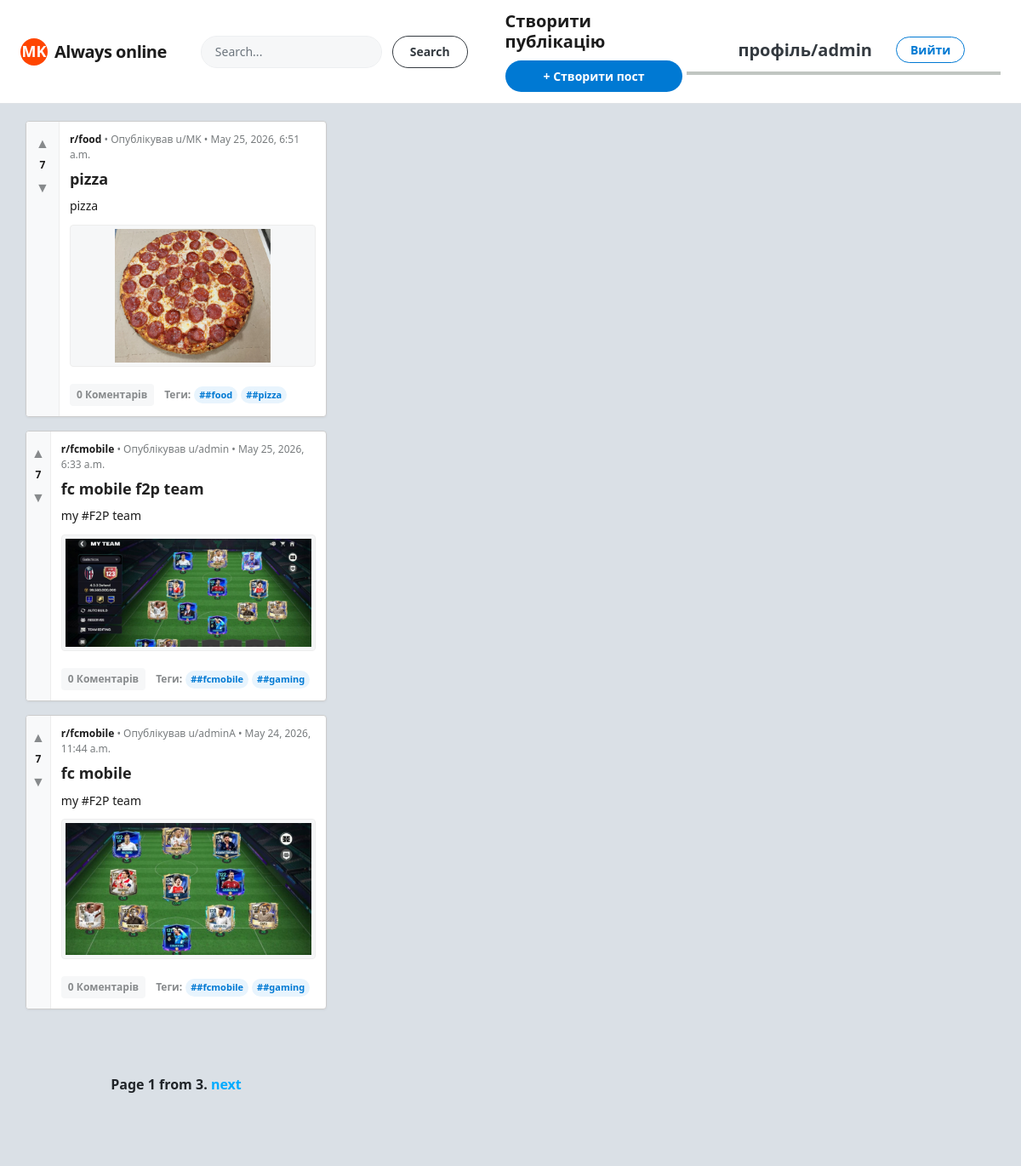
The app's page / (signed in) with its own data.
### blog/models.py (models this page shows, shortened)
class Post(models.Model):
    STATUS_CHOICES = (
        ('draft', 'Draft'),
        ('published', 'Published'),
    )
    title = models.CharField(max_length=250, verbose_name='Назва поста')
    slug = models.SlugField(max_length=250, unique_for_date='publish')
    author = models.ForeignKey(User, on_delete=models.CASCADE,
                               related_name='blog_posts', verbose_name='Автор')
    short_description=models.CharField(max_length=400, verbose_name='Короткий опис')
    publish = models.DateTimeField(default=timezone.now, verbose_name='Дата публікації')
    created = models.DateTimeField(auto_now_add=True, verbose_name='Дата створення')
    updated = models.DateTimeField(auto_now=True, verbose_name='Дата зміни')
    status = models.CharField(max_length=10, choices=STATUS_CHOICES, default='draft', verbose_name='Статус публікації')
    image = models.ImageField(upload_to='product_images/', blank=False, verbose_name='Зображення')
    tags = TaggableManager()
    favourite = models.ManyToManyField(User, related_name='fav_posts', blank=True)
    likes = models.ManyToManyField(User, related_name='liked_posts', blank=True)
    class Meta:
        ordering = ['-publish']
    def get_absolute_url(self):
        return reverse('blog:post_detail', args=[self.publish.year, self.publish.month, self.publish.day, self.slug, self.id])

### blog/views.py (the view)
# urls.py: path('', views.post_list, name='post_list'),
@login_required
def post_list(request, tag_slug=None):
    object_list = Post.objects.filter(status='published') ##########
    search_form = SearchForm()
    query = None
    if 'query' in request.GET:
        search_form = SearchForm(request.GET)
        if search_form.is_valid():
            query = search_form.cleaned_data['query']
            try:
                object_list = Post.objects.filter(title__contains=query, status='published')
            except:
                object_list = None
    else:
        object_list = Post.objects.filter(status='published')
    tag = None
    if tag_slug:
        tag = get_object_or_404(Tag, slug=tag_slug)
        object_list = object_list.filter(tags__in=[tag])
    paginator = Paginator(object_list, 3)
    page = request.GET.get('page')
    try:
        posts = paginator.page(page)
    except PageNotAnInteger:
        posts = paginator.page(1)
    except EmptyPage:
        posts = paginator.page(paginator.num_pages)
    return render(request, 'blog/post/list.html', {'page':page,
                                                   'posts': posts,
                                                   'tag':tag,
                                                   'search_form': search_form})

### blog/forms.py
class SearchForm(forms.Form):
    query=forms.CharField(widget=forms.TextInput(attrs={
        'class':'form-control mr-sm-2',
        'type':'search',
        'placeholder':'Search',
        'aria-label':'Search'
    }))

### blog/templates/blog/post/list.html (shortened to what this page needs)
{% extends 'blog/base.html' %}
{% load static %}
{% block content %}
<main style="background-color: #dae0e6; min-height: 100vh; padding: 20px 0; font-family: 'Segoe UI', sans-serif; margin-top: -24px;">
    <div class="container" style="max-width: 960px; margin: 0 auto; display: flex; gap: 24px; padding: 0;">
        <div style="flex-grow: 1; max-width: 640px; display: flex; flex-direction: column; gap: 16px;">
            {% for post in posts %}
                <div style="background-color: #ffffff; border: 1px solid #ccc; border-radius: 4px; display: flex; overflow: hidden; box-shadow: 0 1px 3px rgba(0,0,0,0.05);">
                    <div style="width: 40px; background-color: #f8f9fa; display: flex; flex-direction: column; align-items: center; padding-top: 12px; border-right: 1px solid #ededed;">
                        <button style="background: none; border: none; cursor: pointer; font-size: 16px; color: #878a8c;">▲</button>
                        <span style="font-size: 12px; font-weight: 700; margin: 4px 0; color: #1c1c1c;">{{ post.comments.count|add:7 }}</span>
                        <button style="background: none; border: none; cursor: pointer; font-size: 16px; color: #878a8c;">▼</button>
                    </div>
                    <div style="padding: 12px; flex-grow: 1; display: flex; flex-direction: column; justify-content: space-between;">
                        <div>
                            <div style="font-size: 12px; color: #787c7e; margin-bottom: 8px;">
                                {% with first_tag=post.tags.all.0 %}
                                    {% if first_tag %}
                                        <a href="{% url 'blog:post_list_by_tag' first_tag.slug %}" style="font-weight: 700; color: #1c1c1c; text-decoration: none;">r/{{ first_tag.slug }}</a>
                                    {% else %}
                                        <span style="font-weight: 700; color: #1c1c1c;">r/general</span>
                                    {% endif %}
                                {% endwith %}
                                • Опублікував u/{{ post.author }} • {{ post.publish }}
                            </div>
                            <h3 style="font-size: 18px; font-weight: 600; color: #222222; margin: 0 0 10px 0; line-height: 1.3;">
                                <a href="{{ post.get_absolute_url }}" style="text-decoration: none; color: inherit;">
                                    {{ post.title }}
                                </a>
                            </h3>
                            <p style="font-size: 14px; color: #1a1a1a; margin-bottom: 12px; line-height: 1.4;">
                                {{ post.short_description }}
                            </p>
                            {% if post.image %}
                                <div style="margin-bottom: 12px; background-color: #f6f7f8; text-align: center; border-radius: 4px; overflow: hidden; border: 1px solid #ededed;">
                                    <a href="{{ post.get_absolute_url }}">
                                        <img src="{{ post.image.url }}" style="max-width: 100%; max-height: 400px; object-fit: contain; padding: 4px;">
                                    </a>
                                </div>
                            {% endif %}
                        </div>
                        <div style="display: flex; flex-wrap: wrap; gap: 12px; font-size: 12px; color: #878a8c; font-weight: 700; align-items: center; margin-top: 8px;">
                            <a href="{{ post.get_absolute_url }}" style="text-decoration: none; color: inherit; display: flex; align-items: center; gap: 6px; padding: 4px 8px; background-color: #f6f7f8; border-radius: 4px;">
                                 {{ post.comments.count }} Коментарів
                            </a>
                            <div style="display: flex; gap: 4px; align-items: center;">
                                <span>Теги:</span>
                                {% for t in post.tags.all %}
                                    <a href="{% url 'blog:post_list_by_tag' t.slug %}" style="color: #0079d3; text-decoration: none; padding: 2px 6px; background-color: #e8f4fd; border-radius: 12px; font-size: 11px;">
                                        #{{ t.name }}
                                    </a>
                                {% endfor %}
                            </div>
                        </div>
                    </div>
                </div>
            {% empty %}
                <div style="background-color: #ffffff; padding: 40px; text-align: center; border: 1px solid #ccc; border-radius: 4px; color: #787c7e;">
                    Тут поки що порожньо. Будьте першим, хто створить пост!
                </div>
            {% endfor %}
            <div style="margin-top: 20px;">
                {% include 'paginations.html' with page=posts %}
            </div>
        </div>
    </div>
</main>
{% endblock %}

### blog/templates/blog/base.html (shortened to what this page needs)
{% load static %}
<!DOCTYPE html>
<html lang="uk">
<head>
   <link rel="stylesheet" href="https://cdn.jsdelivr.net/npm/bootstrap@4.5.3/dist/css/bootstrap.min.css">
   <link rel="stylesheet" href="{% static 'css/style.css' %}">
</head>
<body style="background-color: #dae0e6;">
   {% block navbar %}
     <nav class="navbar navbar-expand-lg navbar-light bg-white border-bottom py-2 px-4" style="font-family: 'Segoe UI', sans-serif;">
         <a class="navbar-brand d-flex align-items-center" href="{% url 'blog:post_list' %}" style="gap: 8px;">
             <div style="background-color: #FF4500; width: 32px; height: 32px; border-radius: 50%; display: flex; align-items: center; justify-content: center; color: white; font-weight: bold; font-size: 18px; text-decoration: none;">
                 MK
             </div>
             <span style="font-size: 20px; font-weight: 700; color: #1c1c1c; letter-spacing: -0.5px;">Always online</span>
         </a>
         <div class="collapse navbar-collapse mx-4" id="navbarSupportedContent" style="flex-grow: 1; max-width: 600px;">
    <form method="get" action="{% url 'blog:post_list' %}" class="w-100 d-flex align-items-center" style="gap: 12px;">
        <div style="flex-grow: 1; position: relative;">
            <input type="text" name="query" class="form-control rounded-pill" placeholder="Search..." value="{{ request.GET.query|default:'' }}" style="background-color: #f6f7f8; border: 1px solid #edeff1; padding: 8px 16px; font-size: 14px; width: 100%; height: 38px; outline: none; box-shadow: none;">
        </div>
        <button class="btn btn-outline-dark rounded-pill font-weight-bold" type="submit" style="font-size: 14px; padding: 6px 20px; white-space: nowrap; height: 38px;">
            Search
        </button>
    </form>
</div>
         <div style="background-color: #ffffff;  border-radius: 4px; padding: 5px; margin-left: 15px;">
                <h4 style="margin: 0 0 10px 0; font-size: 20px; font-weight: bold; color: #1c1c1c;">Створити публікацію</h4>
                <a href="{% url 'blog:post_add' %}" class="btn btn-primary btn-block rounded-pill font-weight-bold" style="background-color: #0079d3; border: none; font-size: 14px; padding: 8px;">
                    + Створити пост
                </a>
            </div>
         <div id="header" class="d-flex align-items-center" style="font-size: 14px; gap: 12px; margin-left: auto;">
            {% if request.user.is_authenticated %}
                <a href="{% url 'blog:dashboard' %}" class="font-weight-bold text-dark text-decoration-none mr-3">
                    профіль/{{ request.user.username }}
                </a>
                <form method="post" action="{% url 'blog:logout' %}" style="display: inline; margin: 0;">
                    <button type="submit" class="btn btn-outline-primary btn-sm rounded-pill font-weight-bold px-3" style="border-color: #0079d3; color: #0079d3;">
                        Вийти
                    </button>
                </form>
            {% else %}
                <a href="{% url 'blog:login' %}" class="btn btn-primary btn-sm rounded-pill font-weight-bold px-4" style="background-color: #0079d3; border-color: #0079d3;">
                    Увійти
                </a>
            {% endif %}
         </div>
     </nav>
   {% endblock %}
   <div id="content" class="py-4">
       {% block content %}{% endblock %}
   </div>
</body>
</html>

### blog/templates/paginations.html (shortened to what this page needs)
<div class="pagination">
    <span class="step-links">
        <span class="current">
            Page {{page.number}} from {{page.paginator.num_pages}}.
        </span>
        {% if page.has_next %}
            <a href="?page={{page.next_page_number}}">next</a>
        {% endif %}
    </span>
</div>

### blog/static/css/style.css (style rules this page uses)
body { margin: 0; padding: 0; font-family: helvetica, sans-serif; }
a { color:#00abff; text-decoration: none; }
#content { float:left; width:60%; padding:0 0 0 30px; }
.pagination { margin: 40px auto; font-weight: bold; }
.step-links { margin: 0 auto; }
#header { padding:10px 60px; font-size:14px; color:#fff; border-bottom:4px solid #C0C5C1; overflow:auto; }
#header a { color:#f3f7cc; font-size: 20px; font-weight: bold; }
nav { background-color: #574b60; }
#header { padding: 10px 60px; border-bottom: 4px solid #C0C5C1; }
#header a { font-size: 20px; font-weight: bold; }

### records on screen
Post: comments.count|add "7", tags.all.0.slug "food", author "MK", publish "May 25, 2026, 6:51 a.m.", title "pizza", short_description "pizza", image (picture), comments.count "0"
Tag: name "#food"
Tag: name "#pizza"
Post: comments.count|add "7", tags.all.0.slug "fcmobile", author "admin", publish "May 25, 2026, 6:33 a.m.", title "fc mobile f2p team", short_description "my #F2P team", image (picture), comments.count "0"
Tag: name "#fcmobile"
Tag: name "#gaming"
Post: comments.count|add "7", tags.all.0.slug "fcmobile", author "adminA", publish "May 24, 2026, 11:44 a.m.", title "fc mobile", short_description "my #F2P team", image (picture), comments.count "0"

### other values on screen
{{ request.user.username }} "admin"
{{ page.number }} "1"
{{ page.paginator.num_pages }} "3"
